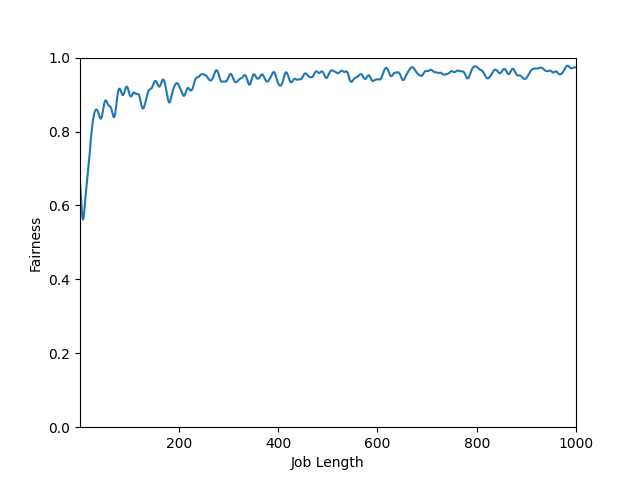

This figure's Python source:
#! /usr/bin/env python

import random
import matplotlib.pyplot as plt
import numpy as np
from scipy.ndimage.filters import gaussian_filter1d

plt.axis([1, 1000, 0, 1])
plt.ylabel('Fairness')
plt.xlabel('Job Length')

y = [*range(1000)]
count = 0
for i in y:
    j1 = 0
    j2 = 0
    # j = 0
    while j1 < count and j2 < count:
        h = random.randint(1, 200)
        if h <= 100:
            j1 = j1 + 1
        else:
            j2 = j2 + 1
        # j = j + 1

    if j1 == 0 and j2 == 0:
        y[count] = 1
    elif j1 == 0 and j2 != 0:
        y[count] = 1 / j2
    elif j1 != 0 and j2 == 0:
        y[count] = 1 / j1
    else:
        y[count] = j1 / j2
        if y[count] > 1:
            y[count] = j2 / j1

    count = count + 1

x = range(1000)
val = range(len(x))

ysmooth = gaussian_filter1d(y, sigma=4)

plt.plot(x, ysmooth)

plt.show()
plt.savefig(f"fairness.png")